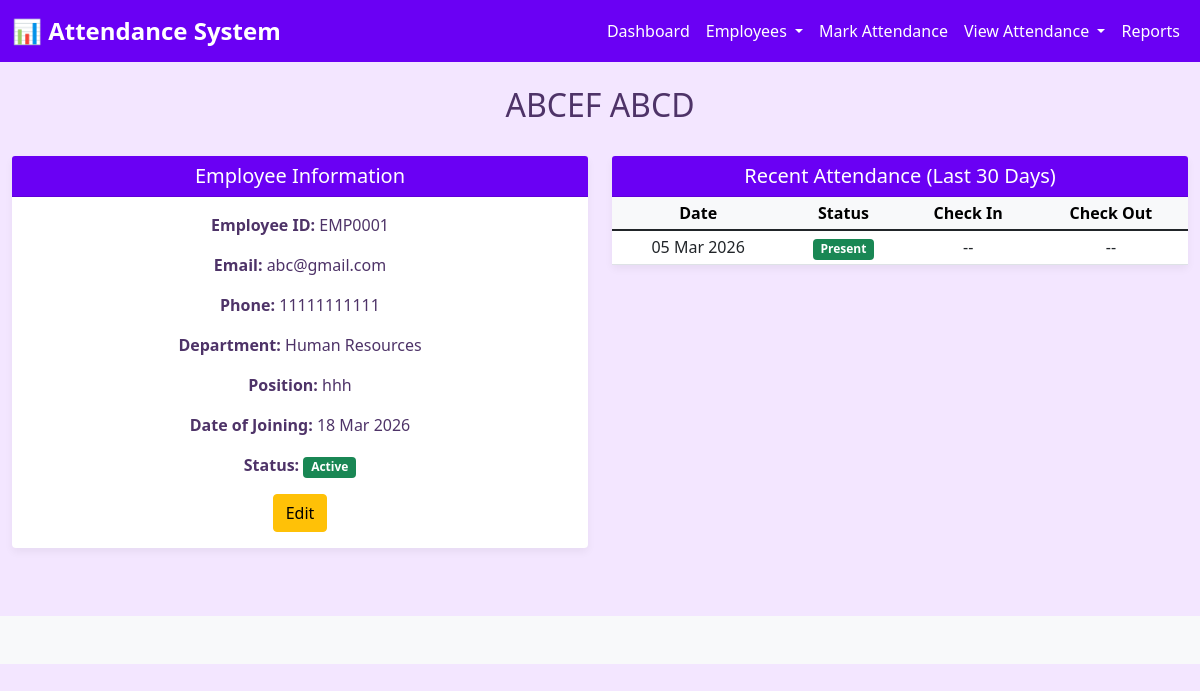
The app's page /attendance/employees/EMP0001/, older data.
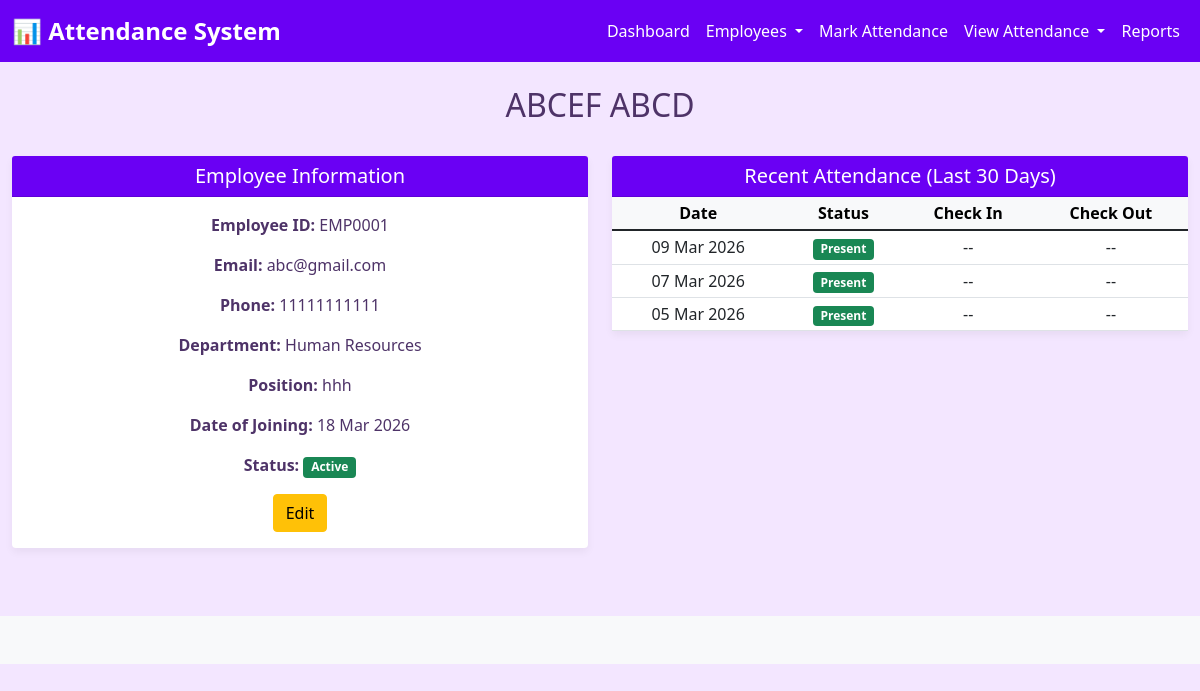
The same page, newer data.
### attendance/models.py (models this page shows, shortened)
class Attendance(models.Model):
    STATUS_CHOICES = [
        ('PRESENT', 'Present'),
        ('ABSENT', 'Absent'),
        ('WORKING_LEAVE', 'Work From Home'),
        ('NFD', 'No Full Day / Half Day'),
        ('LATE', 'Late'),
    ]
    employee = models.ForeignKey(Employee, on_delete=models.CASCADE, related_name='attendance_records')
    attendance_date = models.DateField(db_index=True)
    status = models.CharField(max_length=20, choices=STATUS_CHOICES)
    check_in_time = models.TimeField(null=True, blank=True)
    check_out_time = models.TimeField(null=True, blank=True)
    remarks = models.TextField(null=True, blank=True)
    created_at = models.DateTimeField(auto_now_add=True, db_index=True)
    updated_at = models.DateTimeField(auto_now=True)
    class Meta:
        ordering = ['-attendance_date']
        unique_together = ['employee', 'attendance_date']
        verbose_name_plural = "Attendance Records"
        indexes = [
            models.Index(fields=['employee', 'attendance_date']),
            models.Index(fields=['attendance_date', 'status']),
        ]

### attendance/views.py (the view)
# urls.py: path('employees/<str:employee_id>/', views.employee_detail, name='employee_detail'),
def employee_detail(request, employee_id):
    employee = get_object_or_404(Employee, employee_id=employee_id)
    thirty_days_ago = datetime.today().date() - timedelta(days=30)
    attendance_records = Attendance.objects.filter(
        employee=employee,
        attendance_date__gte=thirty_days_ago
    ).order_by('-attendance_date')
    context = {
        'employee': employee,
        'attendance_records': attendance_records,
    }
    return render(request, 'attendance/employee_detail.html', context)

### attendance/models.py (called while the page is built)
    def get_full_name(self):
        return f"{self.first_name} {self.last_name}"

### attendance/templates/attendance/employee_detail.html (shortened to what this page needs)
{% extends 'base.html' %}
{% block content %}
<div class="row mb-4">
    <div class="col-md-12">
        <h2>{{ employee.get_full_name }}</h2>
    </div>
</div>
<div class="row">
    <div class="col-md-6">
        <div class="card">
            <div class="card-header">
                <h5 class="mb-0">Employee Information</h5>
            </div>
            <div class="card-body">
                <p><strong>Employee ID:</strong> {{ employee.employee_id }}</p>
                <p><strong>Email:</strong> {{ employee.email }}</p>
                <p><strong>Phone:</strong> {{ employee.phone }}</p>
                <p><strong>Department:</strong> {{ employee.get_department_display }}</p>
                <p><strong>Position:</strong> {{ employee.position }}</p>
                <p><strong>Date of Joining:</strong> {{ employee.date_of_joining|date:"d M Y" }}</p>
                <p><strong>Status:</strong>
                    {% if employee.is_active %}
                        <span class="badge bg-success">Active</span>
                    {% else %}
                        <span class="badge bg-danger">Inactive</span>
                    {% endif %}
                </p>
                <a href="{% url 'attendance:edit_employee' employee.employee_id %}" class="btn btn-warning">Edit</a>
            </div>
        </div>
    </div>
    <div class="col-md-6">
        <div class="card">
            <div class="card-header">
                <h5 class="mb-0">Recent Attendance (Last 30 Days)</h5>
            </div>
            <div class="table-responsive">
                <table class="table table-sm mb-0">
                    <thead class="table-light">
                        <tr>
                            <th>Date</th>
                            <th>Status</th>
                            <th>Check In</th>
                            <th>Check Out</th>
                        </tr>
                    </thead>
                    <tbody>
                        {% for record in attendance_records %}
                        <tr>
                            <td>{{ record.attendance_date|date:"d M Y" }}</td>
                            <td>
                                {% if record.status == 'PRESENT' %}
                                    <span class="badge bg-success">Present</span>
                                {% elif record.status == 'ABSENT' %}
                                    <span class="badge bg-danger">Absent</span>
                                {% elif record.status == 'LATE' %}
                                    <span class="badge bg-warning">Late</span>
                                {% elif record.status == 'HALF_DAY' %}
                                    <span class="badge bg-info">Half Day</span>
                                {% elif record.status == 'LEAVE' %}
                                    <span class="badge bg-secondary">Leave</span>
                                {% endif %}
                            </td>
                            <td>{{ record.check_in_time|default:"--" }}</td>
                            <td>{{ record.check_out_time|default:"--" }}</td>
                        </tr>
                        {% empty %}
                        <tr>
                            <td colspan="4" class="text-center py-3">No attendance records found.</td>
                        </tr>
                        {% endfor %}
                    </tbody>
                </table>
            </div>
        </div>
    </div>
</div>
{% endblock %}

Row changes from the older to the newer data that the page shows:
added Attendance: attendance_date "09 Mar 2026", status "Present", check_in_time "--", check_out_time "--"
added Attendance: attendance_date "07 Mar 2026", status "Present", check_in_time "--", check_out_time "--"
